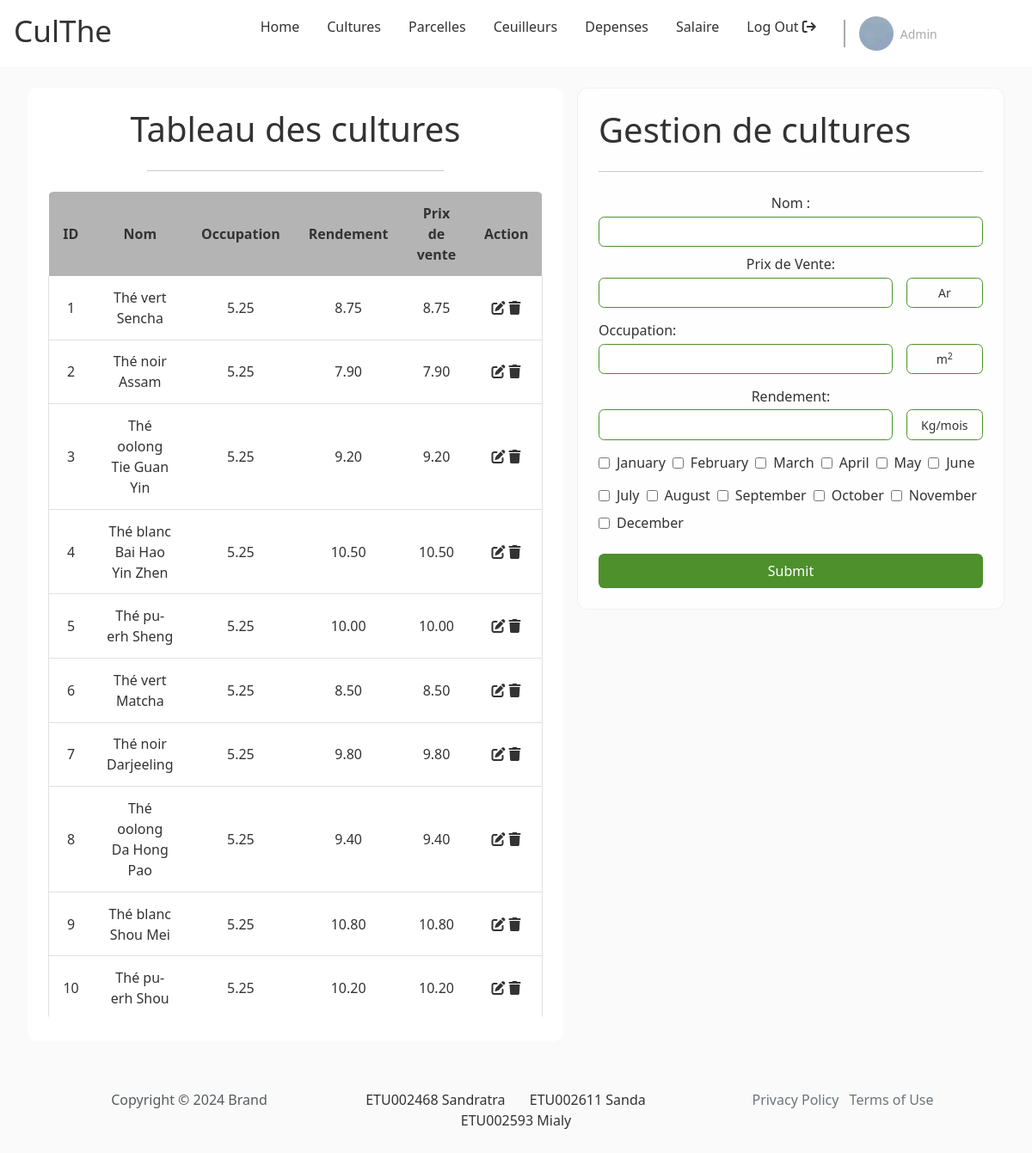
Page /pages/admin/main.php?page=the on the committed database.
### tables this page shows
CREATE TABLE culthe_variete_the(
    id INT PRIMARY KEY AUTO_INCREMENT,
    nom VARCHAR(50) NOT NULL,
    occupation DECIMAL(10,2) NOT NULL,
    rendement DECIMAL(10,2) NOT NULL,
    CHECK(occupation > 0 AND rendement > 0)
);

### inc/connexion.php (called while the page is built)
<?php
    function dbconnect(){
        static $connect = null;
        if ($connect===null) {
            $connect = mysqli_connect('localhost','Sanda','DashDashGo2K23!!','culthe');
        }
        return $connect;
    }

### inc/admin/function_variete_the.php (called while the page is built, shortened)
<?php
    function get_all_variete_the(){
        $request = "SELECT * FROM culthe_variete_the";
        $temp = mysqli_query(dbconnect(),$request);
        $result = [];
        while($donne = mysqli_fetch_array($temp)){
            $result[] = $donne;
        }
        return $result;
    }
?>

### pages/admin/the.php (the view, shortened to what this page needs)
<?php
    $list_variete_the = get_all_variete_the();
    $months = array("January", "February", "March", "April", "May", "June", "July", "August", "September", "October", "November", "December");
?>
<div class="body double-col">
        <section class="left">
            <h1 class="section__title">Tableau des cultures</h1>
            <hr class="section__sep">
            <div class="section__content">
                <table id="table">
                    <tr>
                        <th class="id number">ID</th>
                        <th class="name">Nom</th>
                        <th class="occupation">Occupation</th>
                        <th class="rendement">Rendement</th>
                        <th class="rendement">Prix de vente</th>
                        <th>Action</th>
                    </tr>
                    <?php for($i=0; $i<count($list_variete_the); $i++){ ?>
                    <tr>
                        <td class="id number"><?php echo($list_variete_the[$i]['id']); ?></td>
                        <td class="surface"><?php echo($list_variete_the[$i]['nom']); ?></td>
                        <td class="name"><?php echo($list_variete_the[$i]['occupation']); ?></td>
                        <td class="rendement"><?php echo($list_variete_the[$i]['rendement']); ?></td>
                        <td class="rendement"><?php echo($list_variete_the[$i]['rendement']); ?></td>
                        <td>
                            <a href="#" class="edit-btn"><i class="fa fa-edit"></i></a>
                            <a href="#" class="delete-btn"><i class="fa fa-trash"></i></a>
                        </td>
                    </tr>
                <?php } ?>
                </table>
            </div>
        </section>
        <section class="right">
            <form action="../../handler/admin/the_handler.php" method="post" id="login-form" class="form">
                <h1 class="form__title">Gestion de cultures</h1>
                <hr class="form__sep">
                <div class="form__content">
                    <div class="form__input horizontal">
                        <div class="form__input vertical">
                            <label for="nom" class="form__label">Nom : </label>
                            <div>
                                <input type="text" name="nom" id="nom" class="form__input-field" />
                            </div>
                        </div>
                        <div class="form__input vertical">
                                <label for="prix_vente" class="form__label">Prix de Vente:</label>
                                <div>
                                    <input type="number" name="prix_vente" id="prix_vente" class="form__input-field" />
                                    <span class="form__input-field unit">Ar</span>
                                </div>
                        </div>
                    </div>
                    <div class="form__input vertical">
                        <label for="occupation" class="form__label">Occupation:</label>
                        <div>
                            <input type="number" name="occupation" id="occupation" class="form__input-field" />
                            <span class="form__input-field unit">m<sup>2</sup></span>
                        </div>
                    </div>
                    <div class="form__input horizontal">
                        <div class="form__input vertical">
                            <label for="rendement" class="form__label">Rendement:</label>
                            <div>
                                <input type="number" name="rendement" id="rendement" class="form__input-field" />
                                <span class="form__input-field unit">Kg/mois</span>
                            </div>
                        </div>
                    </div>
                    <div class="form__input horizontal">
                        <?php for($i = 0; $i < 6; $i++){ ?>
                            <input type="checkbox" name="<?php echo strtolower($months[$i]); ?>" id="<?php echo strtolower($months[$i]); ?>" class="form__input-field" />
                            <label for="<?php echo strtolower($months[$i]); ?>" class="form__label"><?php echo $months[$i] ?></label>
                        <?php } ?>
                    </div>
                    <div class="form__input horizontal">
                        <?php for($i = 6; $i < 12; $i++){ ?>
                            <input type="checkbox" name="<?php echo strtolower($months[$i]); ?>" id="<?php echo strtolower($months[$i]); ?>" class="form__input-field" />
                            <label for="<?php echo strtolower($months[$i]); ?>" class="form__label"><?php echo $months[$i]; ?></label>
                        <?php } ?>
                    </div>
                </div>
                <button type="submit" class="form__submit btn" id="form__submit-btn">Submit</button>
            </form>
        </section>
    </div>

### pages/admin/main.php (shortened to what this page needs)
<?php
    $include = "default.php";
    if(isset($_GET["page"])){
        $include = "../admin/" . $_GET["page"] . ".php";
    }
?>
<!DOCTYPE html>
<html lang="en">
<head>
    <link rel="stylesheet" href="../../assets/lib/bootstrap-5.3.2-dist/css/bootstrap.min.css">
    <link rel="stylesheet" href="../../assets/lib/fontawesome-free-6.4.2-web/css/fontawesome.css">
    <link rel="stylesheet" href="../../assets/lib/fontawesome-free-6.4.2-web/css/all.css">
    <link rel="stylesheet" href="../../assets/css/style.css">
    <link rel="stylesheet" href="../../assets/css/index.css">
    <link rel="stylesheet" href="../../assets/css/form.css">
    <link rel="stylesheet" href="../../assets/css/home.css">
    <link rel="stylesheet" href="../../assets/css/layout.css">
</head>
<body>
    <?php include("../admin/header.php"); ?>
    <?php if(isset($include)) {?>
    <?php include("../admin/" . $include); ?>
    <?php }else{ ?>
        <?php include("../admin/default.php"); ?>
    <?php } ?>
    <?php include("../shared/footer.php"); ?>
</body>
</html>

### pages/admin/header.php (shortened to what this page needs)
<header id="main-header">
        <h1 class="header__logo"><a href="main.php?page=default">CulThe</a></h1>
        <div>
            <nav class="header__nav nav">
                <ul>
                    <li class="nav__item"><a href="main.php?page=default">Home</a></li>
                    <li class="nav__item"><a href="main.php?page=the">Cultures</a></li>
                    <li class="nav__item"><a href="main.php?page=parcelle">Parcelles</a></li>
                    <li class="nav__item"><a href="main.php?page=cueilleur">Ceuilleurs</a></li>
                    <li class="nav__item"><a href="main.php?page=depense">Depenses</a></li>
                    <li class="nav__item"><a href="main.php?page=salaire">Salaire</a></li>
                    <li class="nav__item"><a href="../../handler/admin/logOut.php">Log Out <i class="fa fa-sign-out"></i></a></li>
                </ul>
            </nav>
            <span class="vertical-sep"></span>
            <div class="header__profile profile">
                <div class="profile__img">
                    <img src="../../assets/images/002.jpg" alt="Profile image">
                </div>
                <div class="profile__details">
                    <span class="profile__status">Admin</span>
                </div>
            </div>
        </div>
    </header>

### pages/shared/footer.php
<footer class="text-center py-4">
    <div class="container">
        <div class="row row-cols-1 row-cols-lg-3">
            <div class="col">
                <p class="text-muted my-2">Copyright © 2024 Brand</p>
            </div>
            <div class="col">
                <ul class="list-inline my-2">
                    <li class="list-inline-item me-4">ETU002468 Sandratra</li>
                    <li class="list-inline-item me-4">ETU002611 Sanda</li>
                    <li class="list-inline-item">ETU002593 Mialy</li>
                </ul>
            </div>
            <div class="col">
                <ul class="list-inline my-2">
                    <li class="list-inline-item"><a class="link-secondary" href="#">Privacy Policy</a></li>
                    <li class="list-inline-item"><a class="link-secondary" href="#">Terms of Use</a></li>
                </ul>
            </div>
        </div>
    </div>
</footer>

### assets/css/index.css (style rules this page uses)
:root { --primary: white; --secondary: lightgray; --accent: #4d902c; --text--main: #333333; --text--muted: darkgray; --text--100: .875rem; --text--300: 1rem; --text--500: 2.2rem; --border--soft: .4rem; --bg: rgb(250,250, 250); font-size: 1em; box-sizing: border-box; }
*, *::before, *::after { box-sizing: inherit; margin: 0; padding: 0; color: var(--text--main); text-decoration: none; }
html { color: var(--text--main); font-family: system-ui, -apple-system, BlinkMacSystemFont, 'Segoe UI', Roboto, Oxygen, Ubuntu, Cantarell, 'Open Sans', 'Helvetica Neue', sans-serif; }
body { min-height: 100vh; }
body>*+* { margin-top: 1.5rem; }
.btn { padding: .5rem 1rem; border: none; border-radius: var(--border--soft); background-color: var(--accent); }

### assets/css/form.css (style rules this page uses)
.form { padding: 1.5rem; border-radius: var(--border--soft); backdrop-filter: blur(10px) saturate(180%); -webkit-backdrop-filter: blur(10px) saturate(180%); background-color: rgba(255, 255, 255, 0.7); border-radius: 12px; border: 1px solid rgba(209, 213, 219, 0.3); }
.form>*+* { margin-top: 1.5rem; }
.form__title { margin: 0; }
.form__content>*+* { margin-top: .875rem; }
.form__input.vertical { display: flex; flex-direction: column; gap: .2rem; width: 100%; }
.form__input.horizontal { display: flex; align-items: center; gap: .5rem; flex-wrap: wrap; max-width: 100%; }
.form__input > div { display: flex; align-items: center; gap: 1rem; width: 100%; }
.form__input > div > * { flex-grow: 1; }
.form__input > div > .unit { flex-grow: 0; flex-basis: 20%; text-align: center; }
.form__input-field { padding: .4rem .8rem; border: 1px solid var(--accent); border-radius: var(--border--soft); font-size: var(--text--100); }
.form__submit { display: block; width: 100%; color: white; }

### assets/css/home.css (style rules this page uses)
body { background-color: var(--bg); }
#main-header { display: flex; align-items: center; justify-content: space-between; padding-left: 1rem; padding-right: 1rem; background-color: white; }
#main-header > div { display: flex; align-items: center; gap: 1rem; }
.header__logo { font-size: var(--text--500); }
.nav ul { display: flex; align-items: center; }
.nav__item { list-style-type: none; }
.nav__item a { display: inline-block; padding: 1.2rem 1rem; }
.vertical-sep { height: 2rem; border-left: 2px solid var(--text--muted); }
.profile { display: flex; align-items: center; justify-content: flex-start; gap: 0.5rem; }
.profile__img { overflow: hidden; aspect-ratio: 1 / 1; width: 2.5rem; border-radius: 50%; object-fit: cover; }
.profile__details { display: flex; flex-direction: column; }
.profile__status { color: var(--text--muted); font-size: var(--text--100); }

### assets/css/layout.css (style rules this page uses)
.body { margin-left: 2rem; margin-right: 2rem; }
.double-col { display: flex; gap: 1rem; }
.double-col>*>*+* { margin-top: 1.5rem; }
.double-col .left { flex-basis: 65%; }
.double-col .right { flex-grow: 1; }
.left { padding: 1.5rem; border-radius: 12px; background-color: white; }
.left .section__title { text-align: center; }
.left .section__sep { width: 60%; margin-left: auto; margin-right: auto; }
.left table { overflow: hidden; border-spacing: 0; width: 100%; margin: auto auto; border-radius: var(--border--soft); border-bottom: 1px solid rgb(225, 225, 225); }
.left th, .left td { padding: .8rem 1rem; text-align: center; }
.left th { background-color: rgb(180, 180, 180); }
.left td:first-child { border-left: 1px solid rgb(225, 225, 225); }
.left td:last-child { border-right: 1px solid rgb(225, 225, 225); }
.left tr:last-child td, .left tr:not(:first-child) td { border-bottom: 1px solid rgb(225, 225, 225); }
.left .id { width: 15%; text-align: center; }
.left .occupation, .left .rendement { width: 30%; text-align: center; }
.left .name, .left .date { text-align: center; }

### rows in the picture
culthe_variete_the: id "1", nom "Thé vert Sencha", occupation "5.25", rendement "8.75"
culthe_variete_the: id "2", nom "Thé noir Assam", occupation "5.25", rendement "7.90"
culthe_variete_the: id "3", nom "Thé oolong Tie Guan Yin", occupation "5.25", rendement "9.20"
culthe_variete_the: id "4", nom "Thé blanc Bai Hao Yin Zhen", occupation "5.25", rendement "10.50"
culthe_variete_the: id "5", nom "Thé pu-erh Sheng", occupation "5.25", rendement "10.00"
culthe_variete_the: id "6", nom "Thé vert Matcha", occupation "5.25", rendement "8.50"
culthe_variete_the: id "7", nom "Thé noir Darjeeling", occupation "5.25", rendement "9.80"
culthe_variete_the: id "8", nom "Thé oolong Da Hong Pao", occupation "5.25", rendement "9.40"
culthe_variete_the: id "9", nom "Thé blanc Shou Mei", occupation "5.25", rendement "10.80"
culthe_variete_the: id "10", nom "Thé pu-erh Shou", occupation "5.25", rendement "10.20"

### other values in the picture
$months[$i] "January"
$months[$i] "February"
$months[$i] "March"
$months[$i] "April"
$months[$i] "May"
$months[$i] "June"
$months[$i] "July"
$months[$i] "August"
$months[$i] "September"
$months[$i] "October"
$months[$i] "November"
$months[$i] "December"
